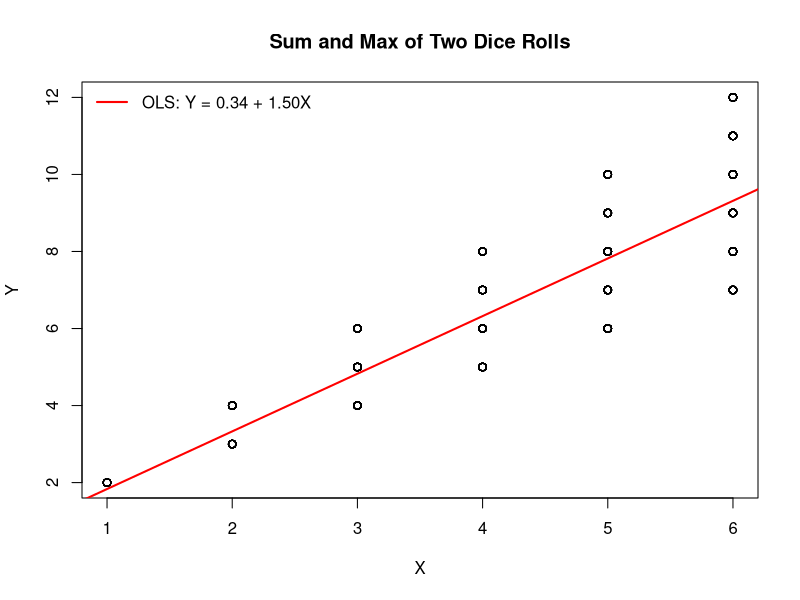
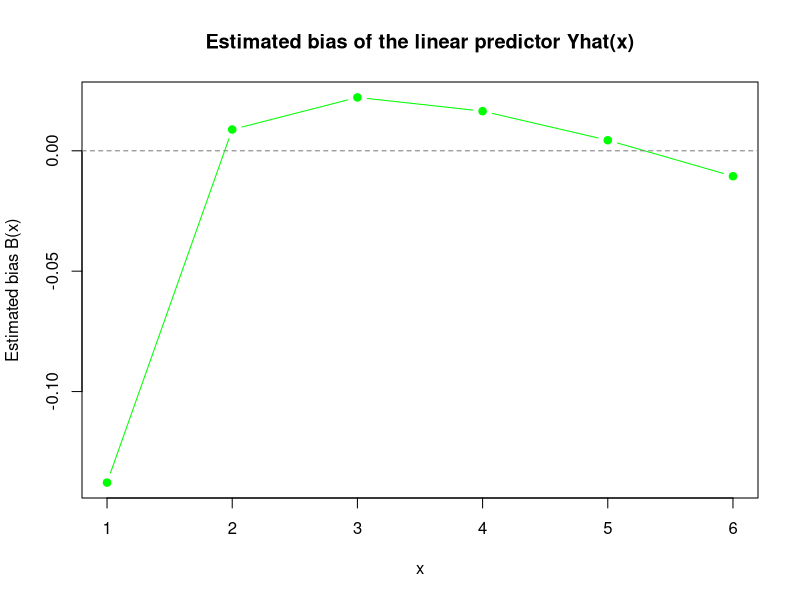
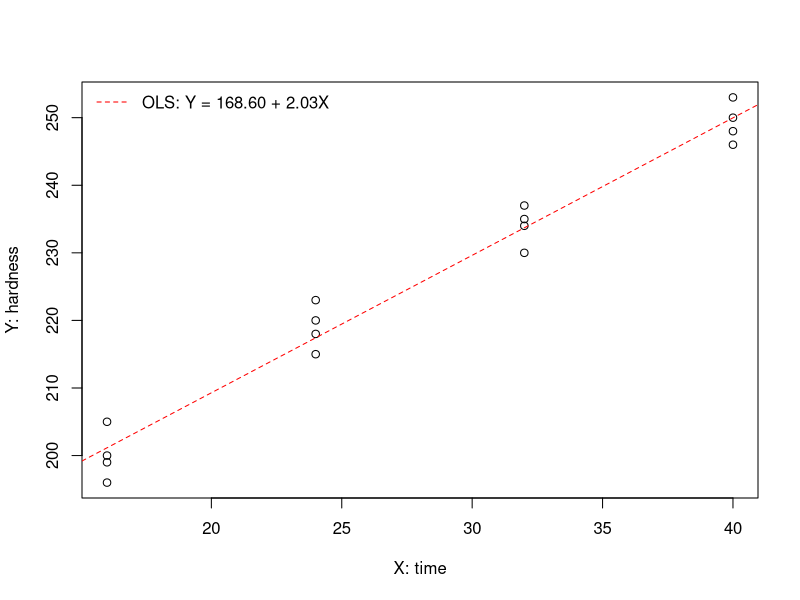
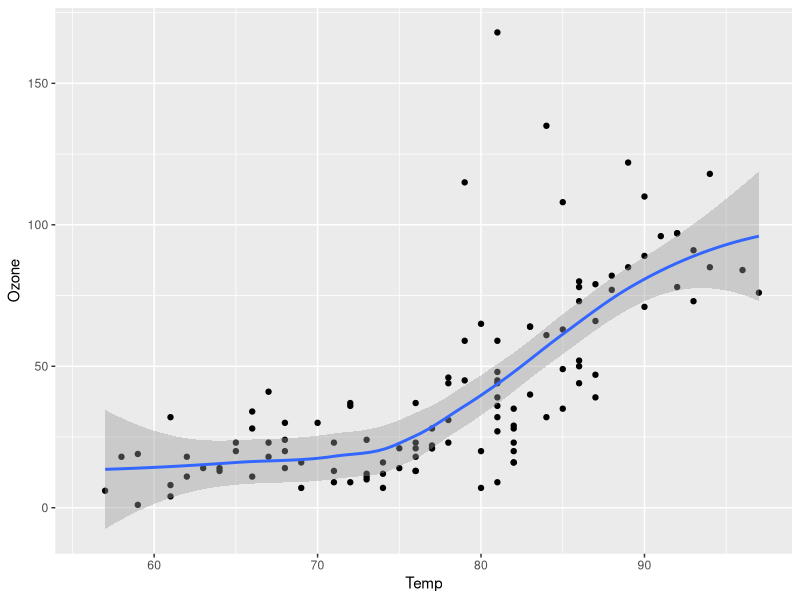

The R script that drew these images, in order:
## ---- chunk 1
set.seed(17)
n <- 1000
D1 <- sample(1:6, n, replace = TRUE)
D2 <- sample(1:6, n, replace = TRUE)

X <- pmax(D1, D2)
Y <- D1 + D2
ols <- lm(Y ~ X)

plot(X, Y, main = "Sum and Max of Two Dice Rolls")
abline(ols, col = "red", lwd = 2)
legend("topleft",
       sprintf("OLS: Y = %.2f + %.2fX", coef(ols)[1], coef(ols)[2]),
       col = "red", lwd = 2, bty = "n")
## ---- chunk 2
M <- 2000
N <- 1000

x_vals <- 1:6
y_vals <- 2:12
join_prob <- matrix(0, nrow = 6, ncol = 11, dimnames = list(x_vals, y_vals))
join_prob["1", "2"] <- 1
join_prob["2", c("3", "4")] <- c(2, 1)
join_prob["3", c("4", "5", "6")] <- c(2, 2, 1)
join_prob["4", c("5", "6", "7", "8")] <- c(2, 2, 2, 1)
join_prob["5", c("6", "7", "8", "9", "10")] <- c(2, 2, 2, 2, 1)
join_prob["6", c("7", "8", "9", "10", "11", "12")] <- c(2, 2, 2, 2, 2, 1)
join_prob <- join_prob / 36

# calculate true E[Y|X=x]
P_X <- rowSums(join_prob)
true_EY_given_X <- as.vector(join_prob %*% y_vals) / P_X

# simulation: M=2000 times N=1000 draws
Yhat_mat <- matrix(NA, nrow = M, ncol = length(x_vals))
for (r in 1:M) {
  D1_r <- sample(1:6, N, replace = TRUE)
  D2_r <- sample(1:6, N, replace = TRUE)
  X_r <- pmax(D1_r, D2_r)
  Y_r <- D1_r + D2_r
  fit_r <- lm(Y_r ~ X_r)
  Yhat_mat[r, ] <- coef(fit_r)[1] + coef(fit_r)[2] * x_vals
}
EYhat <- colMeans(Yhat_mat)
Bias_x <- EYhat - true_EY_given_X
names(Bias_x) <- x_vals
bias_table <- data.frame(
x = x_vals,
true_EY = true_EY_given_X,
E_Yhat = EYhat,
Bias = Bias_x
)
bias_table

plot(x_vals, Bias_x, type = "b", pch = 19, col = "green",
xlab = "x", ylab = "Estimated bias B(x)",
main = "Estimated bias of the linear predictor Yhat(x)")
abline(h = 0, lty = 2, col = "gray50")
## ---- chunk 3
#| echo: false
y <- c(199.0,205.0,196.0,200.0,218.0,220.0,215.0,223.0,237.0,234.0,235.0,230.0,250.0,248.0,253.0,246.0)
x <- c(rep(16,4),rep(24,4),rep(32,4),rep(40,4))   
## ---- chunk 4
ols <- lm(y ~ x)
ols
## ---- chunk 5
plot(x, y, xlab = "X: time", ylab = "Y: hardness")
abline(ols, col = "red", lty = 2)
legend("topleft",
       sprintf("OLS: Y = %.2f + %.2fX", coef(ols)[1], coef(ols)[2]),
       col = "red", lty = 2, bty = "n")
## ---- chunk 6
#| label: fig-airquality
#| fig-cap: "Temperature and ozone level."
#| warning: false

library(ggplot2)

ols_data <- data.frame()
ggplot(airquality, aes(Temp, Ozone)) + 
  geom_point() + 
  geom_smooth(method = "loess")
